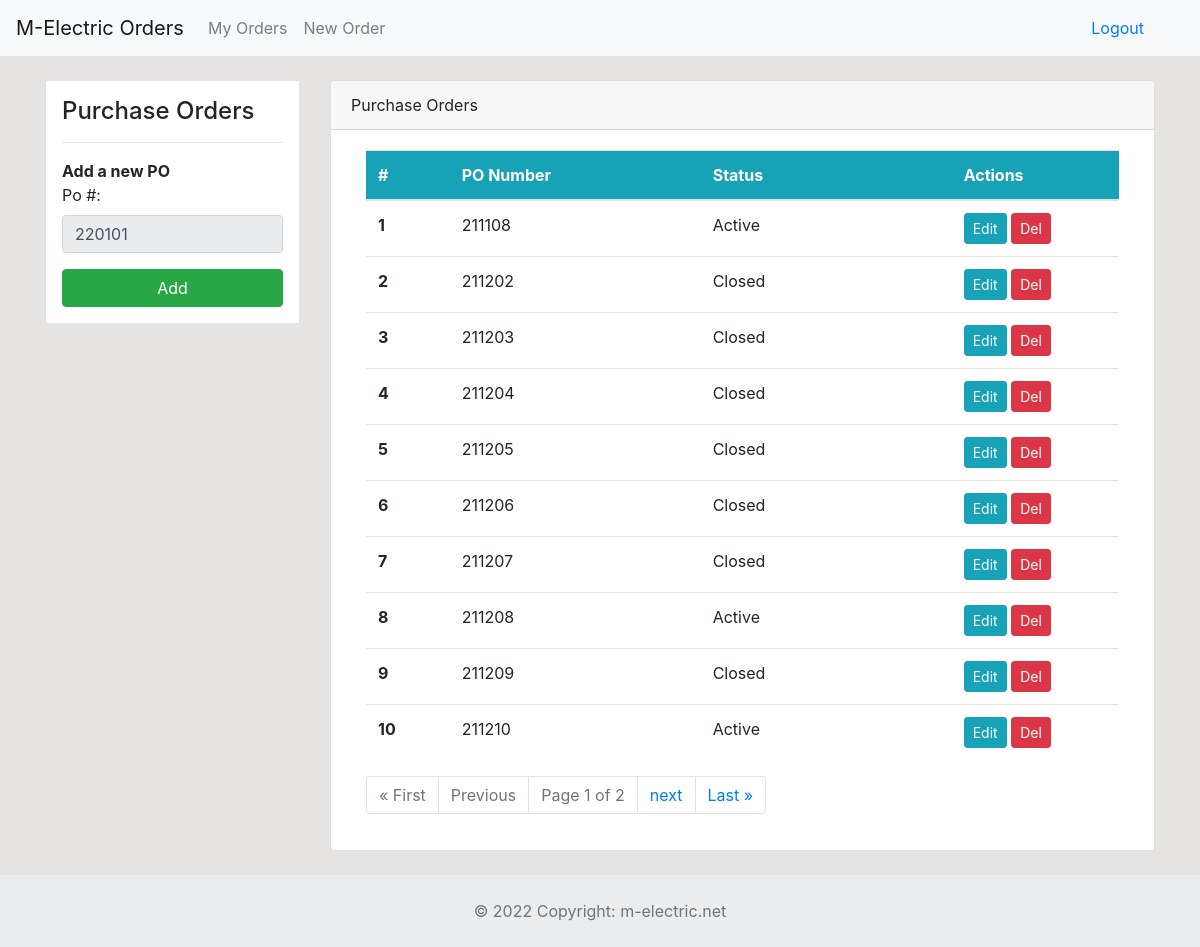
Before: /pos (signed in) with the older database file.
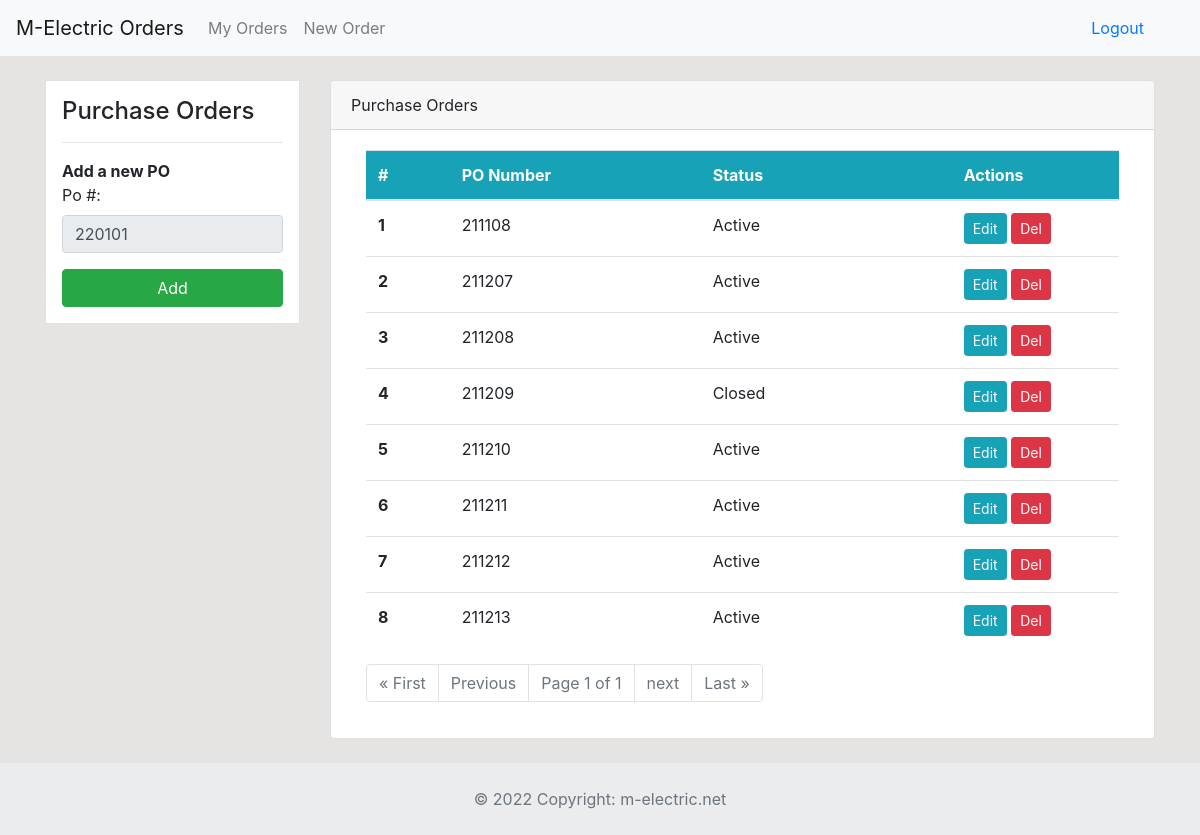
After: the same page with the newer database file.
### dashboard/models.py (models this page shows)
class Po(models.Model):
	po_number = models.PositiveIntegerField(null=True, default=0)
	status = models.CharField('Status', max_length=50, default='Active', null=True, blank=True)
	created = models.DateTimeField(auto_now_add=True)

### dashboard/views.py (the view, shortened to what this page needs)
# urls.py: path('pos', views.pos, name='pos'),
@login_required
def pos(request):
    new_po_number = 0
    pos_list = Po.objects.all().order_by('id')
    last_po = Po.objects.all().last()
    last_po_number = last_po.po_number
    pos_paginator = Paginator(Po.objects.all(), 10)
    requested_page = request.GET.get('page')
    all_pos = pos_paginator.get_page(requested_page)
    year_months_dict = list()
    years = list()
    years = set(years)
    years = list(years)
    months = list()
    for po in pos_list:
        for year in years:
            if str(po.po_number)[0:2] == year:
                months.append(str(po.po_number)[2:4])
    month_last_po = str(last_po_number)[2:4]
    current_month = datetime.date.today().month
    current_year = int(str(datetime.date.today().year)[2:4])
    if int(month_last_po) == current_month:
        new_po_number = last_po_number + 1
    else:
        if int(month_last_po) <= 11:
            new_po_number = str(current_year) + str(current_month) + '01'
        else:
            if current_month <= 9:
                new_po_number = str(current_year) + '0' + str(current_month) + '01'
            else:
                new_po_number = str(current_year) + str(current_month) + '01'
    context = {
        'pos_list': pos_list,
        'new_po_number': new_po_number,
        'all_pos': all_pos,
    }
    return render(request, 'dashboard/pos.html', context)

### templates/dashboard/pos.html (shortened to what the changed rows need)
{% extends 'partials/base.html' %}
{% load crispy_forms_tags %}
{% block content %}
<div class="container">
    <div class="row my-4">
        <div class="col-md-9">
            <div class="card">
                <div class="card-body">
                    <div class="col-md-12">
                        <table class="table bg-white">
                            <thead class="bg-info">
                                <tr class="text-white">
                                    <th scope="col" class="col-1" >#</th>
                                    <th scope="col" class="col-3">PO Number</th>
                                    <th scope="col" class="col-3">Status</th>
                                    <th scope="col" class="col-2">Actions</th>
                                </tr>
                            </thead>
                            <tbody>
                                {% for po in all_pos %}
                                <tr>
                                    <th scope="row">{{ forloop.counter }}</th>
                                    <td>{{ po.po_number }}</td>
                                    <td>{{ po.status }}</td>
                                    <td>
                                        <a class="btn btn-info btn-sm" href="{% url 'po-update' po.id %}">Edit</a>
                                        <a class="btn btn-danger btn-sm" href="{% url 'po-delete' po.id %}">Del</a>
                                    </td>
                                </tr>
                                {% endfor %}
                            </tbody>
                        </table>
                        <nav aria-label="Page navigation example">
                            <ul class="pagination">
                                <li class="page-item disabled">
                                    <a href="#" class="page-link">Page {{all_pos.number}} of {{all_pos.paginator.num_pages}}</a>
                                </li>
                                {% if all_pos.has_next %}
                                <li class="page-item"><a class="page-link" href="?page={{all_pos.next_page_number}}">next</a></li>
                                <li class="page-item"><a class="page-link" href="?page={{all_pos.paginator.num_pages}}">Last &raquo;</a></li>
                                {% else %}
                                <li class="page-item disabled"><a class="page-link" href="#">next</a></li>
                                <li class="page-item disabled"><a class="page-link" href="#">Last &raquo;</a></li>
                                {% endif %}
                            </ul>
                        </nav>
                    </div>
                </div>
            </div>
        </div>
    </div>
</div>
{% endblock %}

Changed rows visible on the page:
removed Po: po_number "211202", status "Closed"
removed Po: po_number "211203", status "Closed"
removed Po: po_number "211204", status "Closed"
removed Po: po_number "211205", status "Closed"
removed Po: po_number "211206", status "Closed"
changed Po (number 2 of 8 on the later page): status "Closed" → "Active"
now on this page (row unchanged): Po: po_number "211211", status "Active"
now on this page (row unchanged): Po: po_number "211212", status "Active"
now on this page (row unchanged): Po: po_number "211213", status "Active"
Other visible differences:
{{ all_pos.paginator.num_pages }}: "2" → "1"
